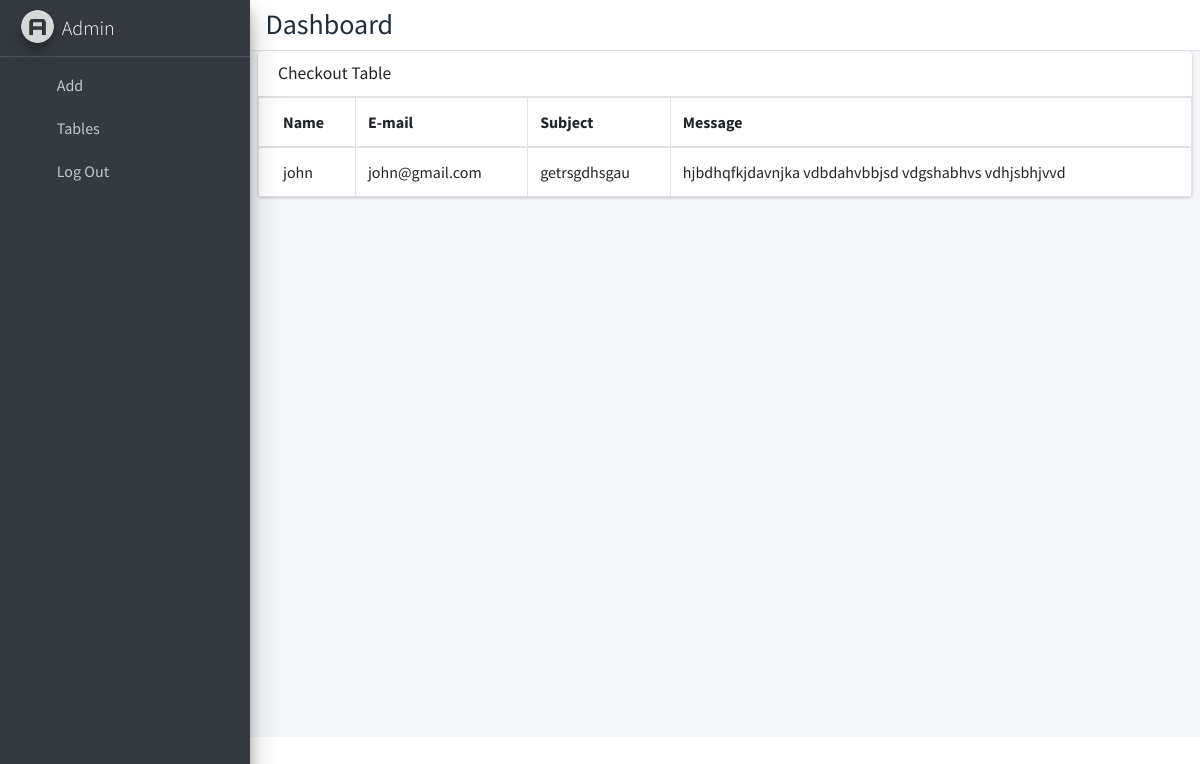
The page /contacttable on the database its author committed.
### efashionapp/models.py (models this page shows)
class Contact(models.Model):
    name=models.CharField(max_length=100,null=True,blank=False)
    emailid=models.CharField(max_length=100,null=True,blank=False)
    subject=models.CharField(max_length=100,null=True,blank=False)
    message=models.CharField(max_length=100,null=True,blank=False)

### efashionapp/views.py (the view)
# urls.py: path('contacttable',views.contacttable1,name='contacttable1'),
def contacttable1(request):
    data=Contact.objects.all()
    return render(request,'admin/contacttable.html',{'data':data})

### efashionapp/templates/admin/contacttable.html (shortened to what this page needs)
{% extends 'admin/adminpanel.html' %}
{% block adminindex %}
{% load static %}
 <div class="content-wrapper">
  <section class="content">
          <div class="card">
            <div class="card-header">
              <h3 class="card-title">Checkout Table</h3>
            </div>
            <div class="card-body p-0">
              <table class="table table-bordered">
                <thead>
                  <tr>
                    <th>Name</th>
                    <th>E-mail</th>
                    <th>Subject</th>
                    <th>Message</th>
                  </tr>
                </thead>
                <tbody>
                {% for i in data %}
                <tr>
                    <td>{{i.name}}</td>
                    <td>{{i.emailid}}</td>
                    <td>{{i.subject}}</td>
                    <td>{{i.message}}</td>
                </tr>
                {% endfor %}
                </tbody>
              </table>
            </div>
          </div>
        </div>
          </div>
{% endblock %}

### rows shown on the page
Contact: name "john", emailid "john@gmail.com", subject "getrsgdhsgau", message "hjbdhqfkjdavnjka vdbdahvbbjsd vdgshabhvs vdhjsbhjvvd"
